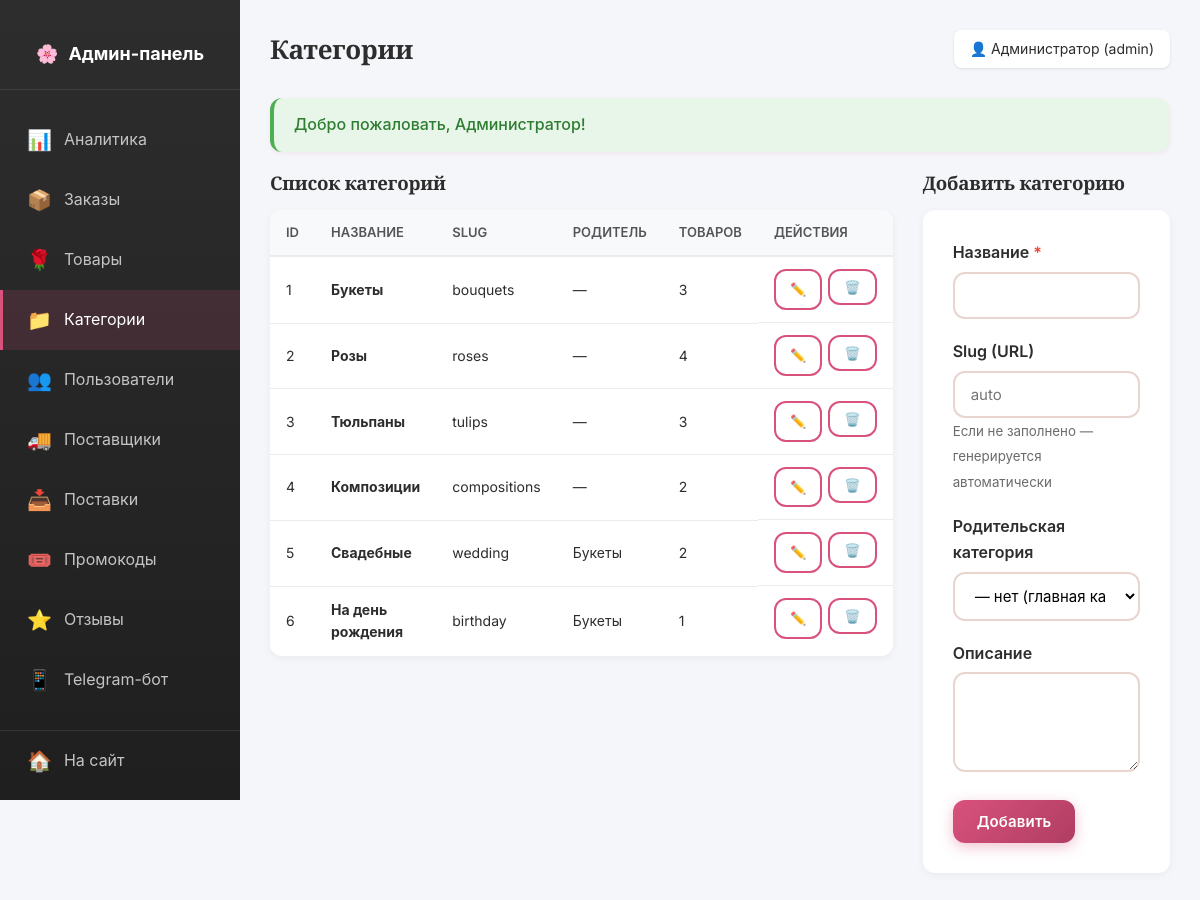
Screenshot of /admin/categories.php (signed in) with the database file from the repository.
### tables this page shows
CREATE TABLE `users` (
  `id` INT(11) NOT NULL AUTO_INCREMENT,
  `name` VARCHAR(100) NOT NULL COMMENT 'Имя пользователя',
  `email` VARCHAR(100) NOT NULL UNIQUE COMMENT 'Email (логин)',
  `phone` VARCHAR(20) DEFAULT NULL COMMENT 'Телефон',
  `password_hash` VARCHAR(255) NOT NULL COMMENT 'Хеш пароля',
  `role` ENUM('admin','manager','client') NOT NULL DEFAULT 'client' COMMENT 'Роль пользователя',
  `created_at` TIMESTAMP NOT NULL DEFAULT CURRENT_TIMESTAMP,
  PRIMARY KEY (`id`),
  KEY `idx_email` (`email`),
  KEY `idx_role` (`role`)
);

CREATE TABLE `categories` (
  `id` INT(11) NOT NULL AUTO_INCREMENT,
  `name` VARCHAR(100) NOT NULL COMMENT 'Название категории',
  `slug` VARCHAR(100) NOT NULL UNIQUE COMMENT 'URL-имя',
  `description` TEXT DEFAULT NULL COMMENT 'Описание',
  `image` VARCHAR(255) DEFAULT NULL COMMENT 'Изображение',
  `parent_id` INT(11) DEFAULT NULL COMMENT 'Родительская категория',
  PRIMARY KEY (`id`),
  KEY `idx_slug` (`slug`),
  KEY `idx_parent` (`parent_id`),
  CONSTRAINT `fk_categories_parent` FOREIGN KEY (`parent_id`) REFERENCES `categories` (`id`) ON DELETE SET NULL
);

### includes/functions.php (called while the page is built, shortened)
<?php
function e(string $string): string
{
    return htmlspecialchars($string ?? '', ENT_QUOTES | ENT_HTML5, 'UTF-8');
}
function isLoggedIn(): bool
{
    return !empty($_SESSION['user_id']);
}
function currentUserId(): ?int
{
    return $_SESSION['user_id'] ?? null;
}
function currentUser(): ?array
{
    static $user = null;
    if ($user === null) {
        $user = db()->fetchOne(
            "SELECT * FROM users WHERE id = ?",
            [currentUserId()]
        );
    }
    return $user;
}
function isAdmin(): bool
{
    $user = currentUser();
    return $user && in_array($user['role'], ['admin', 'manager']);
}
function requireAdmin(): void
{
    if (!isAdmin()) {
        header('Location: /login.php');
        exit;
    }
}
function getFlash(string $type): ?string
{
    if (isset($_SESSION['flash'][$type])) {
        $msg = $_SESSION['flash'][$type];
        return $msg;
    }
    return null;
}

### includes/db.php (called while the page is built, shortened)
<?php
class Database
{
    private static ?Database $instance = null;
    private PDO $pdo;
    private function __construct()
    {
        try {
            $dsn = 'mysql:host=' . DB_HOST . ';dbname=' . DB_NAME . ';charset=' . DB_CHARSET;
            $options = [
                PDO::ATTR_ERRMODE => PDO::ERRMODE_EXCEPTION,
                PDO::ATTR_DEFAULT_FETCH_MODE => PDO::FETCH_ASSOC,
                PDO::ATTR_EMULATE_PREPARES => false,
                PDO::MYSQL_ATTR_INIT_COMMAND => "SET NAMES utf8mb4 COLLATE utf8mb4_unicode_ci"
            ];
            $this->pdo = new PDO($dsn, DB_USER, DB_PASS, $options);
        } catch (PDOException $e) {
            if (DEBUG_MODE) {
                die('Ошибка подключения к БД: ' . $e->getMessage());
            } else {
                die('Ошибка подключения к базе данных. Обратитесь к администратору.');
            }
        }
    }
    public static function getInstance(): Database
    {
        if (self::$instance === null) {
            self::$instance = new self();
        }
        return self::$instance;
    }
    public function query(string $sql, array $params = []): PDOStatement
    {
        try {
            $stmt = $this->pdo->prepare($sql);
            $stmt->execute($params);
            return $stmt;
        } catch (PDOException $e) {
            if (DEBUG_MODE) {
                die('Ошибка SQL: ' . $e->getMessage() . '<br>SQL: ' . $sql);
            } else {
                die('Произошла ошибка при работе с базой данных.');
            }
        }
    }
    public function fetchOne(string $sql, array $params = []): ?array
    {
        $stmt = $this->query($sql, $params);
        $result = $stmt->fetch();
        return $result ?: null;
    }
    public function fetchAll(string $sql, array $params = []): array
    {
        return $this->query($sql, $params)->fetchAll();
    }
}
function db(): Database
{
    return Database::getInstance();
}

### admin/categories.php (the view, shortened to what this page needs)
<?php
require_once __DIR__ . '/../includes/db.php';
require_once __DIR__ . '/../includes/functions.php';
$pageTitle = 'Категории';
$categories = db()->fetchAll(
    "SELECT c.*, p.name AS parent_name,
            (SELECT COUNT(*) FROM products WHERE category_id = c.id) AS products_count
     FROM categories c
     LEFT JOIN categories p ON c.parent_id = p.id
     ORDER BY c.parent_id IS NULL DESC, c.id"
);
$editId = (int)($_GET['edit'] ?? 0);
$editCategory = $editId ? db()->fetchOne("SELECT * FROM categories WHERE id = ?", [$editId]) : null;
include __DIR__ . '/_header.php';
?>
<div style="display: grid; grid-template-columns: 1fr 1fr; gap: 30px;">
    <div>
        <h3 class="mb-2">Список категорий</h3>
        <table class="admin-table">
            <thead>
                <tr>
                    <th>ID</th>
                    <th>Название</th>
                    <th>Slug</th>
                    <th>Родитель</th>
                    <th>Товаров</th>
                    <th>Действия</th>
                </tr>
            </thead>
            <tbody>
            <?php foreach ($categories as $cat): ?>
                <tr>
                    <td><?= $cat['id'] ?></td>
                    <td><strong><?= e($cat['name']) ?></strong></td>
                    <td><?= e($cat['slug']) ?></td>
                    <td><?= e($cat['parent_name'] ?? '—') ?></td>
                    <td><?= $cat['products_count'] ?></td>
                    <td class="admin-table__actions">
                        <a href="?edit=<?= $cat['id'] ?>" class="btn btn--outline btn--small">✏️</a>
                        <form method="POST" style="display: inline;">
                            <button type="submit" class="btn btn--outline btn--small" data-confirm="Удалить категорию?">🗑️</button>
                        </form>
                    </td>
                </tr>
            <?php endforeach; ?>
            </tbody>
        </table>
    </div>
    <div>
        <h3 class="mb-2"><?= $editCategory ? 'Редактирование' : 'Добавить категорию' ?></h3>
        <form method="POST" class="admin-form" data-validate>
            <div class="form__group">
                <label class="form__label form__label--required">Название</label>
                <input type="text" name="name" class="form__input"
                       value="<?= e($editCategory['name'] ?? '') ?>" required>
            </div>
            <div class="form__group">
                <label class="form__label">Slug (URL)</label>
                <input type="text" name="slug" class="form__input"
                       value="<?= e($editCategory['slug'] ?? '') ?>"
                       placeholder="auto">
                <small class="text-muted">Если не заполнено — генерируется автоматически</small>
            </div>
            <div class="form__group">
                <label class="form__label">Родительская категория</label>
                <select name="parent_id" class="form__select">
                    <option value="">— нет (главная категория) —</option>
                </select>
            </div>
            <div class="form__group">
                <label class="form__label">Описание</label>
                <textarea name="description" class="form__textarea"><?= e($editCategory['description'] ?? '') ?></textarea>
            </div>
            <button type="submit" class="btn btn--primary"><?= $editCategory ? 'Сохранить' : 'Добавить' ?></button>
        </form>
    </div>
</div>
<?php include __DIR__ . '/_footer.php'; ?>

### admin/_header.php (shortened to what this page needs)
<?php
requireAdmin();
$user = currentUser();
$currentPage = basename($_SERVER['PHP_SELF'], '.php');
?>
<!DOCTYPE html>
<html lang="ru">
<head>
    <link rel="stylesheet" href="/assets/css/style.css">
    <link rel="stylesheet" href="/assets/css/admin.css">
</head>
<body>
<div class="admin-layout">
    <aside class="admin-sidebar">
        <div class="admin-sidebar__logo">
            <a href="/admin/">
                🌸 <span>Админ-панель</span>
            </a>
        </div>
        <ul class="admin-menu">
            <li>
                <a href="/admin/" class="admin-menu__item <?= $currentPage === 'index' ? 'active' : '' ?>">
                    <span class="admin-menu__icon">📊</span>
                    <span>Аналитика</span>
                </a>
            </li>
            <li>
                <a href="/admin/orders.php" class="admin-menu__item <?= $currentPage === 'orders' ? 'active' : '' ?>">
                    <span class="admin-menu__icon">📦</span>
                    <span>Заказы</span>
                </a>
            </li>
            <li>
                <a href="/admin/products.php" class="admin-menu__item <?= in_array($currentPage, ['products', 'product_edit']) ? 'active' : '' ?>">
                    <span class="admin-menu__icon">🌹</span>
                    <span>Товары</span>
                </a>
            </li>
            <li>
                <a href="/admin/categories.php" class="admin-menu__item <?= $currentPage === 'categories' ? 'active' : '' ?>">
                    <span class="admin-menu__icon">📁</span>
                    <span>Категории</span>
                </a>
            </li>
            <li>
                <a href="/admin/users.php" class="admin-menu__item <?= $currentPage === 'users' ? 'active' : '' ?>">
                    <span class="admin-menu__icon">👥</span>
                    <span>Пользователи</span>
                </a>
            </li>
            <li>
                <a href="/admin/suppliers.php" class="admin-menu__item <?= in_array($currentPage, ['suppliers', 'deliveries']) ? 'active' : '' ?>">
                    <span class="admin-menu__icon">🚚</span>
                    <span>Поставщики</span>
                </a>
            </li>
            <li>
                <a href="/admin/deliveries.php" class="admin-menu__item <?= $currentPage === 'deliveries' ? 'active' : '' ?>">
                    <span class="admin-menu__icon">📥</span>
                    <span>Поставки</span>
                </a>
            </li>
            <li>
                <a href="/admin/promocodes.php" class="admin-menu__item <?= $currentPage === 'promocodes' ? 'active' : '' ?>">
                    <span class="admin-menu__icon">🎟️</span>
                    <span>Промокоды</span>
                </a>
            </li>
            <li>
                <a href="/admin/reviews.php" class="admin-menu__item <?= $currentPage === 'reviews' ? 'active' : '' ?>">
                    <span class="admin-menu__icon">⭐</span>
                    <span>Отзывы</span>
                </a>
            </li>
            <li>
                <a href="/admin/telegram.php" class="admin-menu__item <?= $currentPage === 'telegram' ? 'active' : '' ?>">
                    <span class="admin-menu__icon">📱</span>
                    <span>Telegram-бот</span>
                </a>
            </li>
            <li style="border-top: 1px solid rgba(255,255,255,0.1); margin-top: 20px;">
                <a href="/" class="admin-menu__item">
                    <span class="admin-menu__icon">🏠</span>
                    <span>На сайт</span>
                </a>
            </li>
            <li>
                <a href="/logout.php" class="admin-menu__item">
                </a>
            </li>
        </ul>
    </aside>
    <main class="admin-content">
        <div class="admin-header">
            <h1 class="admin-header__title"><?= isset($pageTitle) ? e($pageTitle) : 'Админ-панель' ?></h1>
            <div class="admin-header__user">
                👤 <?= e($user['name']) ?> (<?= e($user['role']) ?>)
            </div>
        </div>
        <?php if ($flash = getFlash('success')): ?>
            <div class="flash flash--success"><?= e($flash) ?></div>
        <?php endif; ?>

### assets/css/style.css (style rules this page uses)
:root { --color-primary: #d8527c; --color-primary-dark: #b03d63; --color-primary-light: #f7d6e2; --color-secondary: #6b8e6e; --color-secondary-dark: #4f6e52; --color-accent: #f4a8c4; --color-bg: #fdf8f5; --color-bg-alt: #faf0eb; --color-text: #2d2d2d; --color-text-muted: #6b6b6b; --color-border: #e8d5d0; --color-white: #ffffff; --color-success: #4caf50; --color-error: #f44336; --color-warning: #ff9800; --shadow-sm: 0 2px 4px rgba(216, 82, 124, 0.08); --shadow-md: 0 4px 12px rgba(216, 82, 124, 0.12); --shadow-lg: 0 8px 24px rgba(216, 82, 124, 0.16); --shadow-xl: 0 16px 48px rgba(216, 82, 124, 0.20); --radius-sm: 6px; --radius-md: 12px; --radius-lg: 20px; --transition: all 0.25s cubic-bezier(0.4, 0, 0.2, 1); --transition-slow: all 0.4s cubic-bezier(0.4, 0, 0.2, 1); --font-heading: 'Playfair Display', Georgia, serif; --font-body: 'Inter', -apple-system, BlinkMacSystemFont, 'Segoe UI', sans-serif; --font-accent: 'Caveat', cursive; }
*, *::before, *::after { box-sizing: border-box; margin: 0; padding: 0; }
html { scroll-behavior: smooth; }
body { font-family: var(--font-body); color: var(--color-text); background: var(--color-bg); line-height: 1.6; min-height: 100vh; display: flex; flex-direction: column; -webkit-font-smoothing: antialiased; -moz-osx-font-smoothing: grayscale; }
h1, h2, h3, h4, h5, h6 { font-family: var(--font-heading); font-weight: 700; letter-spacing: -0.01em; line-height: 1.2; }
a { color: var(--color-primary); text-decoration: none; transition: var(--transition); }
button { cursor: pointer; font-family: inherit; }
input, textarea, select { font-family: inherit; }
.flash { margin: 20px auto; padding: 14px 20px; border-radius: var(--radius-md); font-weight: 500; }
.flash--success { background: #e8f5e9; color: #2e7d32; border-left: 4px solid var(--color-success); }
.btn { display: inline-flex; align-items: center; justify-content: center; gap: 8px; padding: 12px 24px; border-radius: var(--radius-md); border: none; font-size: 15px; font-weight: 600; cursor: pointer; transition: var(--transition); text-align: center; }
.btn--primary { background: var(--color-primary); color: var(--color-white); }
.btn--outline { background: transparent; color: var(--color-primary); border: 2px solid var(--color-primary); }
.btn--small { padding: 8px 14px; font-size: 13px; }
.form__group { margin-bottom: 20px; }
.form__label { display: block; font-weight: 600; margin-bottom: 6px; color: var(--color-text); }
.form__label--required::after { content: ' *'; color: var(--color-error); }
.form__input, .form__textarea, .form__select { width: 100%; padding: 12px 16px; border: 2px solid var(--color-border); border-radius: var(--radius-md); font-size: 15px; transition: var(--transition); outline: none; background: var(--color-white); }
.form__textarea { min-height: 100px; resize: vertical; }
.text-muted { color: var(--color-text-muted); }
.mb-2 { margin-bottom: 16px; }
.btn { position: relative; overflow: hidden; font-family: var(--font-body); font-weight: 600; letter-spacing: 0.01em; transition: var(--transition); isolation: isolate; }
.btn::before { content: ''; position: absolute; inset: 0; background: linear-gradient(120deg, transparent, rgba(255,255,255,0.3), transparent); transform: translateX(-100%); transition: transform 0.6s; z-index: -1; }
.btn--primary { background: linear-gradient(135deg, var(--color-primary) 0%, var(--color-primary-dark) 100%); box-shadow: 0 4px 14px rgba(216, 82, 124, 0.35); }
.form__input, .form__select, .form__textarea { transition: all 0.3s; font-family: var(--font-body); }
.flash { animation: slideInTop 0.4s ease-out; border-radius: var(--radius-md); box-shadow: var(--shadow-sm); }

### rows the page displays
users: name "Администратор", role "admin"
categories: id "1", name "Букеты", slug "bouquets", parent_name "—", products_count "3"
categories: id "2", name "Розы", slug "roses", parent_name "—", products_count "4"
categories: id "3", name "Тюльпаны", slug "tulips", parent_name "—", products_count "3"
categories: id "4", name "Композиции", slug "compositions", parent_name "—", products_count "2"
categories: id "5", name "Свадебные", slug "wedding", parent.name "Букеты", products_count "2"
categories: id "6", name "На день рождения", slug "birthday", parent.name "Букеты", products_count "1"

### other values shown
$pageTitle "Категории"
$flash "Добро пожаловать, Администратор!"
